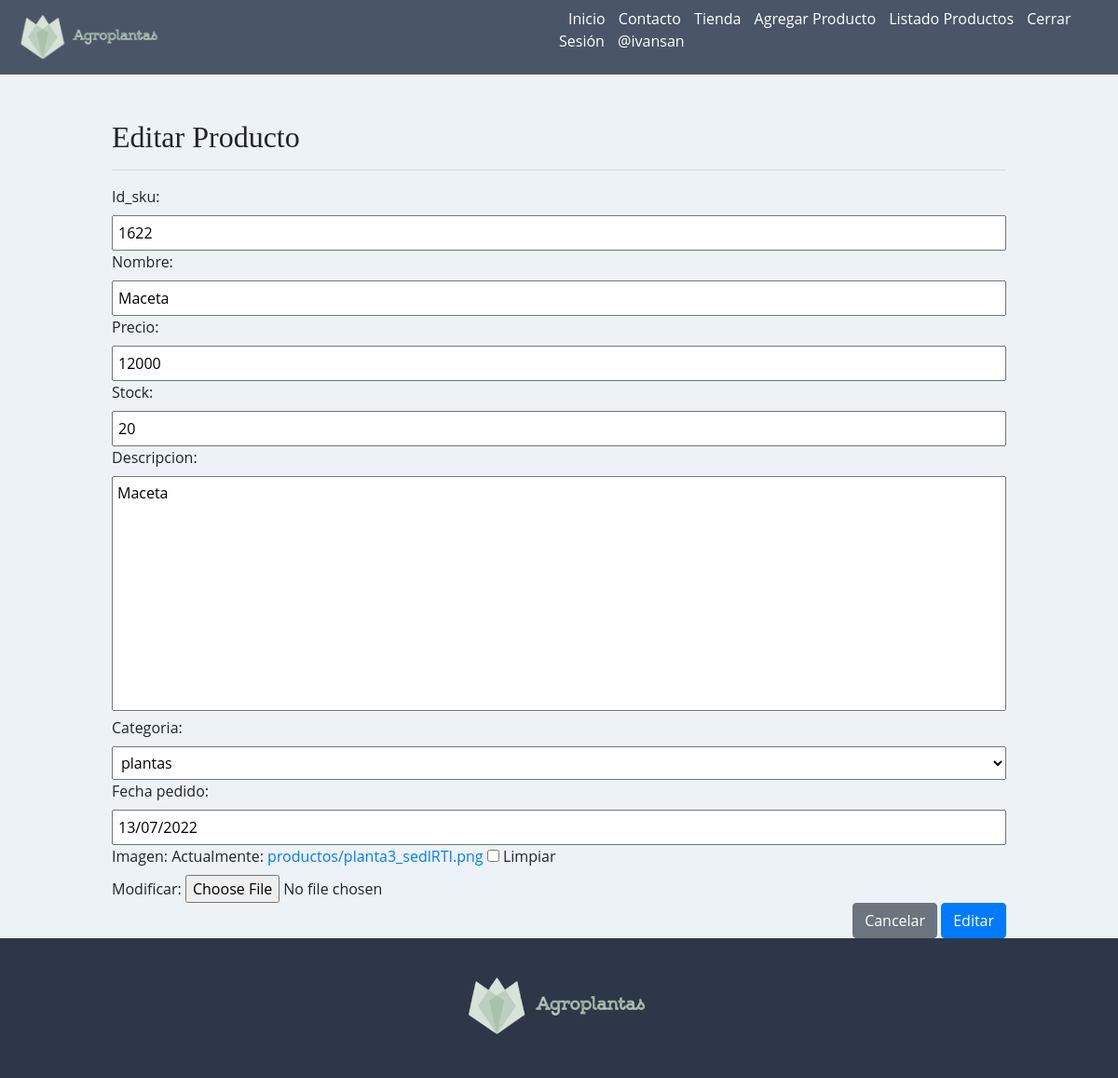
Screenshot of /modificar-producto/1622/ (signed in) with the database file from the repository.
### core/models.py (models this page shows, shortened)
class Producto(models.Model):
    codigo = models.CharField(max_length=6, primary_key=True, verbose_name= 'id_sku')
    nombre = models.CharField(max_length=50, verbose_name= 'Nombre Producto')
    precio = models.IntegerField()
    stock = models.IntegerField()
    descripcion = models.TextField()
    categoria = models.ForeignKey(Categoria, null=False, on_delete=models.PROTECT)
    fecha_pedido = models.DateField()
    imagen = models.ImageField(upload_to="productos", null=True)

### core/views.py (the view, shortened to what this page needs)
# urls.py: path('modificar-producto/<codigo>/', modificar_producto, name="modificar_producto"),
@permission_required('core.change_producto')
def modificar_producto(request, codigo):
    producto = get_object_or_404(Producto, codigo=codigo)
    data = {
        'form': ProductoForm(instance=producto)
    }
    return render(request,'core/producto/modificar.html', data)

### core/forms.py
class ProductoForm(forms.ModelForm):
    nombre = forms.CharField(min_length=3, max_length=50)
    imagen = forms.ImageField(required=False)
    precio = forms.IntegerField(min_value=1, max_value=1500000)
    class Meta:
        model = Producto
        fields = '__all__'

### core/models.py (called while the page is built)
    def __str__(self):
        return self.nombreCategoria

### core/templates/core/producto/modificar.html (shortened to what this page needs)
{% extends 'core/base.html' %}
{% block contenido %}
<br><br>
<h2>Editar Producto</h2>
<hr>
<form action="" method="post" enctype="multipart/form-data">
    {{ form }}
    <div class="d-flex justify-content-end">
        <input type="reset" value="Cancelar" class="btn btn-secondary">
    <input type="submit" value="Editar" class="btn btn-primary">
    </div>
</form>
{% endblock %}

### core/templates/core/base.html (shortened to what this page needs)
<!DOCTYPE html>
<html lang="es">
<head>
    <link rel="stylesheet" href="https://cdn.jsdelivr.net/npm/bootstrap@4.6.1/dist/css/bootstrap.min.css"
>
    {% load static %}
    <link rel="stylesheet" href="https://cdn.jsdelivr.net/bxslider/4.2.12/jquery.bxslider.css">
    <link rel="stylesheet" href="{% static 'core/css/estilos.css' %}">
</head>
<body>
    <header id="header">
        <div class="contenedor_logo">
            <img class="logo" src="{% static 'core/img/agroplantaslogo.png' %}" alt="logo">
        </div>
        <div>
            <nav id="nav">
                <ul>
                    <li>
                        <a href="{% url 'home' %}"> Inicio </a>
                    </li>
                    <li>
                        <a href="{% url 'contacto' %}">Contacto</a>
                    </li>
                    <li><a href="{% url 'galeria' %}">Tienda</a></li>
                    {% if perms.core.add_producto %}
                    <li>
                        <a href="{% url 'agregar_producto' %}">Agregar Producto</a>
                    </li>
                    {% endif %}
                    {% if perms.core.view_producto %}
                    <li>
                        <a href="{% url 'listar_productos' %}">Listado Productos</a>
                    </li>
                    {% endif %}
                    {% if user.is_authenticated %}
                    <li>
                        <a href="{% url 'logout' %}">Cerrar Sesión</a>
                    </li>
                    <li>
                        <a href="#">@{{ user.username }}</a>
                    </li>
                    {% endif %}
                </ul>
            </nav>
        </div>
    </header>
    <div id="contenido">
        {% block contenido %}
        {% endblock %}
    </div>
    <footer>
        <div class="logo_footer">
            <img src="{% static 'core/img/agroplantaslogo.png' %}" alt="logo">
        </div>
    </footer>
</body>
</html>

### core/static/core/css/estilos.css (style rules this page uses)
* { margin:0; padding:0; }
body { background-color:#EDF2F7; font-family: 'Open Sans', sans-serif; }
h1,h2 { font-family: 'Balsamiq Sans', cursive; }
header { width: 100%; height: 80px; background-color: #4A5568; display: flex; justify-content: space-between; }
header > div { width: 50%; }
.contenedor_logo { display: flex; align-items: center; }
.logo { width: 155px; margin-left: 20px; }
nav { display: flex; justify-content: flex-end; align-items: center; height: 100%; }
nav > ul { margin-right: 50px; }
nav > ul > li { display: inline; margin-left: 10px; }
nav a { color:white; text-decoration: none; }
#contenido { width: 80%; margin:auto; max-width: 1280px; min-height: 100vh; }
footer { width: 100%; height: 150px; background-color: #2D3748; }
footer > .logo_footer { display: flex; justify-content: center; align-items: center; height: calc(150% - 80px); }
footer > .logo_footer > img { width: 200px; }
input[type=text], input[type=email], input[type=number], select, textarea { width: 100%; padding: 5px; }
textarea { resize: none; }

### rows the page displays
Producto: codigo "1622", nombre "Maceta", precio "12000", stock "20", descripcion "Maceta", categoria "plantas", fecha_pedido "13/07/2022"

### other values shown
{{ user.username }} "ivansan"
